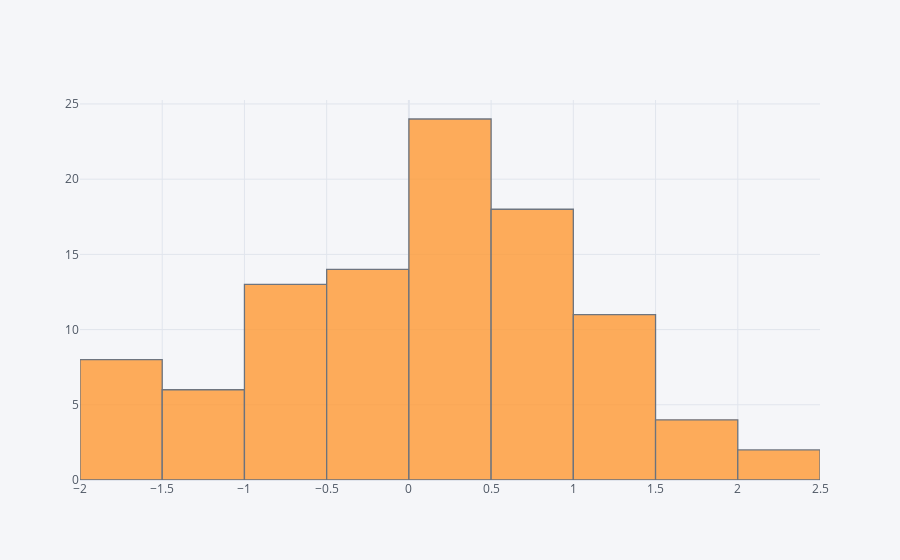

Notebook code for this chart:
### Code cell
df['A'].iplot(kind='hist',bins=20)

### Figure 1 — Plotly figure (JSON) as saved in the notebook; plotly's stock layout.template omitted (floating-point values rounded to 4 significant figures)
{"data": [{"histfunc": "count", "histnorm": "", "marker": {"color": "rgba(255, 153, 51, 1.0)", "line": {"color": "#4D5663", "width": 1.3}}, "name": "A", "nbinsx": 20, "opacity": 0.8, "orientation": "v", "type": "histogram", "x": [-1.733, -0.6655, -0.5142, -0.5308, -1.119, -0.01531, -1.456, 0.8592, -0.2649, 0.4968, 0.04183, -1.739, 0.6969, -0.05287, -1.66, 0.05749, 0.1838, 1.496, -0.6206, 0.1521, -0.003839, 0.5513, 0.2037, -1.525, 0.9237, 2.046, -1.693, -0.4945, -0.321, 0.1843, 0.959, 0.2452, 1.104, -0.4263, 0.388, 0.06096, -0.1208, 0.72, 1.138, 0.9163, -1.397, 0.1553, -0.2432, -1.876, 1.328, 1.476, -0.07206, 0.733, -0.6414, 0.1298, 1.519, -1.155, 0.147, -0.6908, -0.05594, 1.316, 0.6199, 0.6088, -0.5375, -0.6881, 0.7169, 0.007647, 2.211, 0.6438, -1.067, 1.119, -1.73, -0.2598, 0.4226, 0.3942, 0.5161, 1.818, 0.7992, 1.047, -1.128, 1.794, -0.5149, -0.9802, 0.2019, 0.5362, -1.846, 1.121, 0.4429, -0.3971, 1.01, 0.04324, 0.1619, -0.8533, 0.5683, -0.7182, -0.3371, 1.656, 0.4051, 0.7724, 0.9858, 0.3394, 1.251, -0.8895, 0.02279, 0.153]}], "layout": {"barmode": "overlay", "legend": {"bgcolor": "#F5F6F9", "font": {"color": "#4D5663"}}, "paper_bgcolor": "#F5F6F9", "plot_bgcolor": "#F5F6F9", "title": {"font": {"color": "#4D5663"}}, "xaxis": {"gridcolor": "#E1E5ED", "showgrid": true, "tickfont": {"color": "#4D5663"}, "title": {"font": {"color": "#4D5663"}, "text": ""}, "zerolinecolor": "#E1E5ED"}, "yaxis": {"gridcolor": "#E1E5ED", "showgrid": true, "tickfont": {"color": "#4D5663"}, "title": {"font": {"color": "#4D5663"}, "text": ""}, "zerolinecolor": "#E1E5ED"}}}
